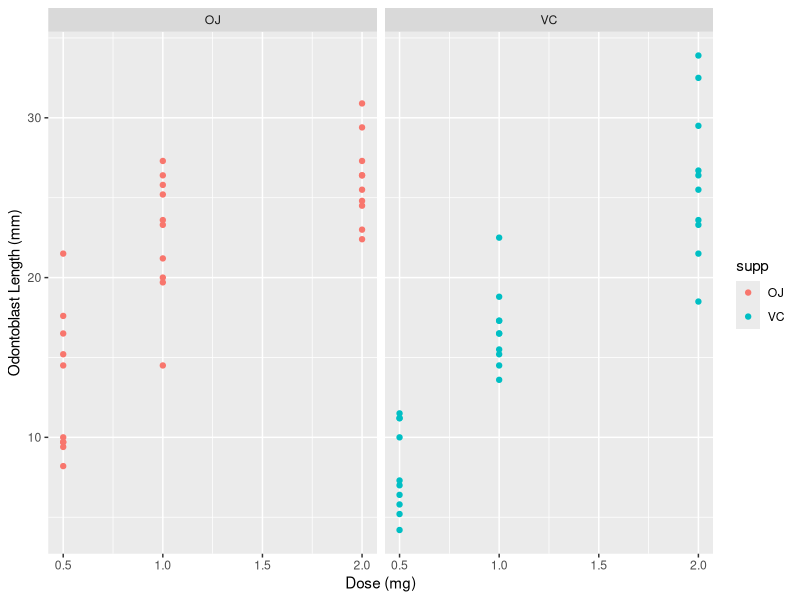

This figure's R source:
## ---- chunk 1
library(dplyr)
## ---- chunk 2
ToothGrowth %>% 
  group_by(supp, dose) %>% 
  summarise(Count = n()) 
## ---- chunk 3
library(ggplot2)
## ---- chunk 4
ggplot(ToothGrowth, aes(x = dose, y = len, colour = supp)) +
  geom_point() +
  facet_grid(~supp) + 
  labs(x = "Dose (mg)", y = "Odontoblast Length (mm)")
